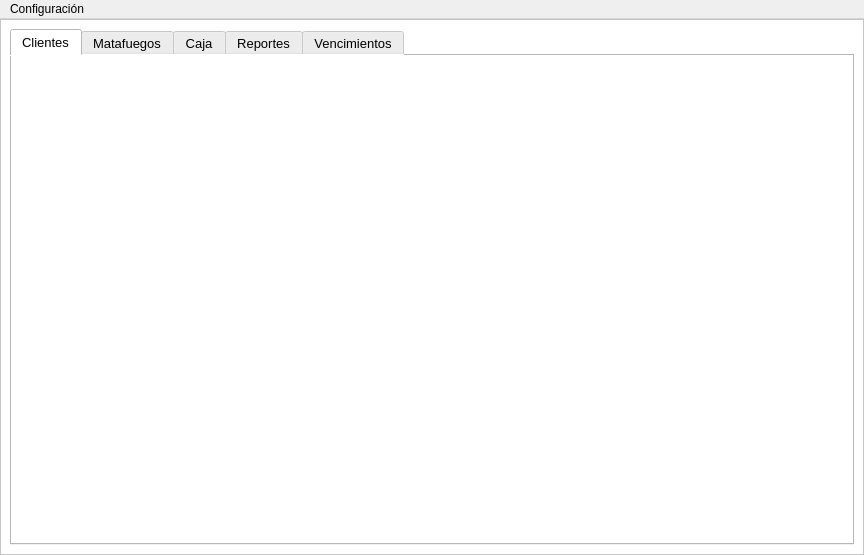
<?xml version="1.0" encoding="UTF-8"?>
<ui version="4.0">
 <class>MainWindow</class>
 <widget class="QMainWindow" name="MainWindow">
  <property name="geometry">
   <rect>
    <x>0</x>
    <y>0</y>
    <width>864</width>
    <height>555</height>
   </rect>
  </property>
  <property name="windowTitle">
   <string>MainWindow</string>
  </property>
  <property name="styleSheet">
   <string notr="true">/* Fondo gris para la barra de navegación */
QTabBar {
    background: #D3D3D3; /* Gris claro */
}
/* QTabWidget (barra de navegación) */
QTabBar::tab {
    background: #2C3E50;
    color: white;
    padding: 7px 18px;
    border-top-left-radius: 6px;
    border-top-right-radius: 6px;	
	border: 1px solid rgb(255, 255, 255);

}
QTabBar::tab:selected {
    background: #34495E;
    font-weight: bold;
    border-bottom: 5px solid #007BFF;
}

QTabBar::tab:hover {
    background: #3E556E;

}

background-color: rgb(191, 191, 191);

</string>
  </property>
  <widget class="QWidget" name="centralwidget">
   <layout class="QHBoxLayout" name="horizontalLayout_2">
    <property name="spacing">
     <number>0</number>
    </property>
    <property name="leftMargin">
     <number>0</number>
    </property>
    <property name="topMargin">
     <number>0</number>
    </property>
    <property name="rightMargin">
     <number>0</number>
    </property>
    <property name="bottomMargin">
     <number>0</number>
    </property>
    <item>
     <widget class="QFrame" name="frame">
      <property name="styleSheet">
       <string notr="true">background-color: rgb(255, 255, 255);</string>
      </property>
      <property name="frameShape">
       <enum>QFrame::StyledPanel</enum>
      </property>
      <property name="frameShadow">
       <enum>QFrame::Raised</enum>
      </property>
      <layout class="QHBoxLayout" name="horizontalLayout">
       <item>
        <widget class="QTabWidget" name="tabWidget">
         <property name="font">
          <font>
           <pointsize>10</pointsize>
           <bold>false</bold>
          </font>
         </property>
         <property name="styleSheet">
          <string notr="true"/>
         </property>
         <property name="currentIndex">
          <number>0</number>
         </property>
         <property name="iconSize">
          <size>
           <width>30</width>
           <height>30</height>
          </size>
         </property>
         <widget class="QWidget" name="Clientes">
          <attribute name="icon">
           <iconset>
            <normaloff>../images/avatar.png</normaloff>../images/avatar.png</iconset>
          </attribute>
          <attribute name="title">
           <string>Clientes</string>
          </attribute>
         </widget>
         <widget class="QWidget" name="Matafuegos">
          <attribute name="icon">
           <iconset>
            <normaloff>../images/extintor-de-incendios (1).png</normaloff>../images/extintor-de-incendios (1).png</iconset>
          </attribute>
          <attribute name="title">
           <string>Matafuegos</string>
          </attribute>
         </widget>
         <widget class="QWidget" name="Caja">
          <attribute name="icon">
           <iconset>
            <normaloff>../images/salario.png</normaloff>../images/salario.png</iconset>
          </attribute>
          <attribute name="title">
           <string>Caja</string>
          </attribute>
         </widget>
         <widget class="QWidget" name="Reportes">
          <attribute name="icon">
           <iconset>
            <normaloff>../images/estadisticas.png</normaloff>../images/estadisticas.png</iconset>
          </attribute>
          <attribute name="title">
           <string>Reportes</string>
          </attribute>
         </widget>
         <widget class="QWidget" name="Vencimientos">
          <attribute name="icon">
           <iconset>
            <normaloff>../images/fecha-de-vencimiento.png</normaloff>../images/fecha-de-vencimiento.png</iconset>
          </attribute>
          <attribute name="title">
           <string>Vencimientos</string>
          </attribute>
         </widget>
        </widget>
       </item>
      </layout>
     </widget>
    </item>
   </layout>
  </widget>
  <widget class="QMenuBar" name="menuBar">
   <property name="geometry">
    <rect>
     <x>0</x>
     <y>0</y>
     <width>864</width>
     <height>22</height>
    </rect>
   </property>
   <widget class="QMenu" name="menuConfiguraci_n">
    <property name="title">
     <string>Configuración</string>
    </property>
    <addaction name="actionPrecios"/>
   </widget>
   <addaction name="menuConfiguraci_n"/>
  </widget>
  <action name="actionPrecios">
   <property name="text">
    <string>Precios</string>
   </property>
  </action>
 </widget>
 <resources/>
 <connections/>
</ui>
